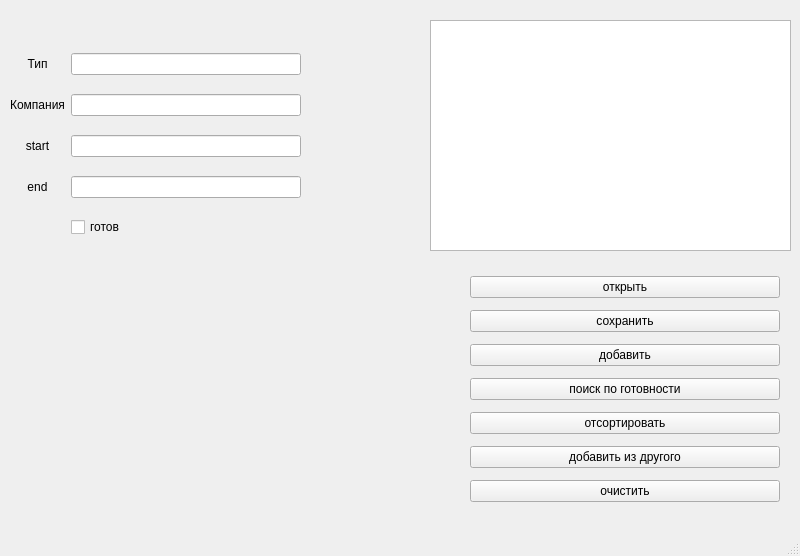
<?xml version="1.0" encoding="UTF-8"?>
<ui version="4.0">
 <class>MainWindow</class>
 <widget class="QMainWindow" name="MainWindow">
  <property name="geometry">
   <rect>
    <x>0</x>
    <y>0</y>
    <width>800</width>
    <height>556</height>
   </rect>
  </property>
  <property name="windowTitle">
   <string>MainWindow</string>
  </property>
  <widget class="QWidget" name="centralwidget">
   <widget class="QTextEdit" name="output">
    <property name="geometry">
     <rect>
      <x>430</x>
      <y>20</y>
      <width>361</width>
      <height>231</height>
     </rect>
    </property>
   </widget>
   <widget class="QWidget" name="layoutWidget">
    <property name="geometry">
     <rect>
      <x>10</x>
      <y>40</y>
      <width>291</width>
      <height>211</height>
     </rect>
    </property>
    <layout class="QGridLayout" name="gridLayout">
     <item row="1" column="1">
      <widget class="QLineEdit" name="editCompany"/>
     </item>
     <item row="2" column="1">
      <widget class="QLineEdit" name="editDateStart"/>
     </item>
     <item row="0" column="0">
      <widget class="QLabel" name="labelType">
       <property name="text">
        <string>Тип</string>
       </property>
       <property name="alignment">
        <set>Qt::AlignCenter</set>
       </property>
      </widget>
     </item>
     <item row="3" column="1">
      <widget class="QLineEdit" name="editDateEnd"/>
     </item>
     <item row="0" column="1">
      <widget class="QLineEdit" name="editType"/>
     </item>
     <item row="3" column="0">
      <widget class="QLabel" name="labelDateEnd">
       <property name="text">
        <string>end</string>
       </property>
       <property name="alignment">
        <set>Qt::AlignCenter</set>
       </property>
      </widget>
     </item>
     <item row="1" column="0">
      <widget class="QLabel" name="labelCompany">
       <property name="text">
        <string>Компания</string>
       </property>
       <property name="alignment">
        <set>Qt::AlignCenter</set>
       </property>
      </widget>
     </item>
     <item row="2" column="0">
      <widget class="QLabel" name="labelDateStart">
       <property name="text">
        <string>start</string>
       </property>
       <property name="alignment">
        <set>Qt::AlignCenter</set>
       </property>
      </widget>
     </item>
     <item row="4" column="1">
      <widget class="QCheckBox" name="checkIsDone">
       <property name="text">
        <string>готов</string>
       </property>
      </widget>
     </item>
    </layout>
   </widget>
   <widget class="QWidget" name="layoutWidget">
    <property name="geometry">
     <rect>
      <x>470</x>
      <y>270</y>
      <width>310</width>
      <height>241</height>
     </rect>
    </property>
    <layout class="QGridLayout" name="gridLayout_2">
     <item row="4" column="1">
      <widget class="QPushButton" name="searchDateButton">
       <property name="text">
        <string>поиск по готовности</string>
       </property>
      </widget>
     </item>
     <item row="1" column="1">
      <widget class="QPushButton" name="openButton">
       <property name="text">
        <string>открыть</string>
       </property>
      </widget>
     </item>
     <item row="3" column="1">
      <widget class="QPushButton" name="additonButton">
       <property name="text">
        <string>добавить</string>
       </property>
      </widget>
     </item>
     <item row="6" column="1">
      <widget class="QPushButton" name="readFileButton">
       <property name="text">
        <string>добавить из другого</string>
       </property>
      </widget>
     </item>
     <item row="7" column="1">
      <widget class="QPushButton" name="cleanButton">
       <property name="text">
        <string>очистить</string>
       </property>
      </widget>
     </item>
     <item row="2" column="1">
      <widget class="QPushButton" name="saveFileButton">
       <property name="text">
        <string>сохранить</string>
       </property>
      </widget>
     </item>
     <item row="5" column="1">
      <widget class="QPushButton" name="sortButton">
       <property name="text">
        <string>отсортировать</string>
       </property>
      </widget>
     </item>
    </layout>
   </widget>
  </widget>
  <widget class="QMenuBar" name="menubar">
   <property name="geometry">
    <rect>
     <x>0</x>
     <y>0</y>
     <width>800</width>
     <height>21</height>
    </rect>
   </property>
  </widget>
  <widget class="QStatusBar" name="statusbar"/>
 </widget>
 <resources/>
 <connections/>
</ui>
